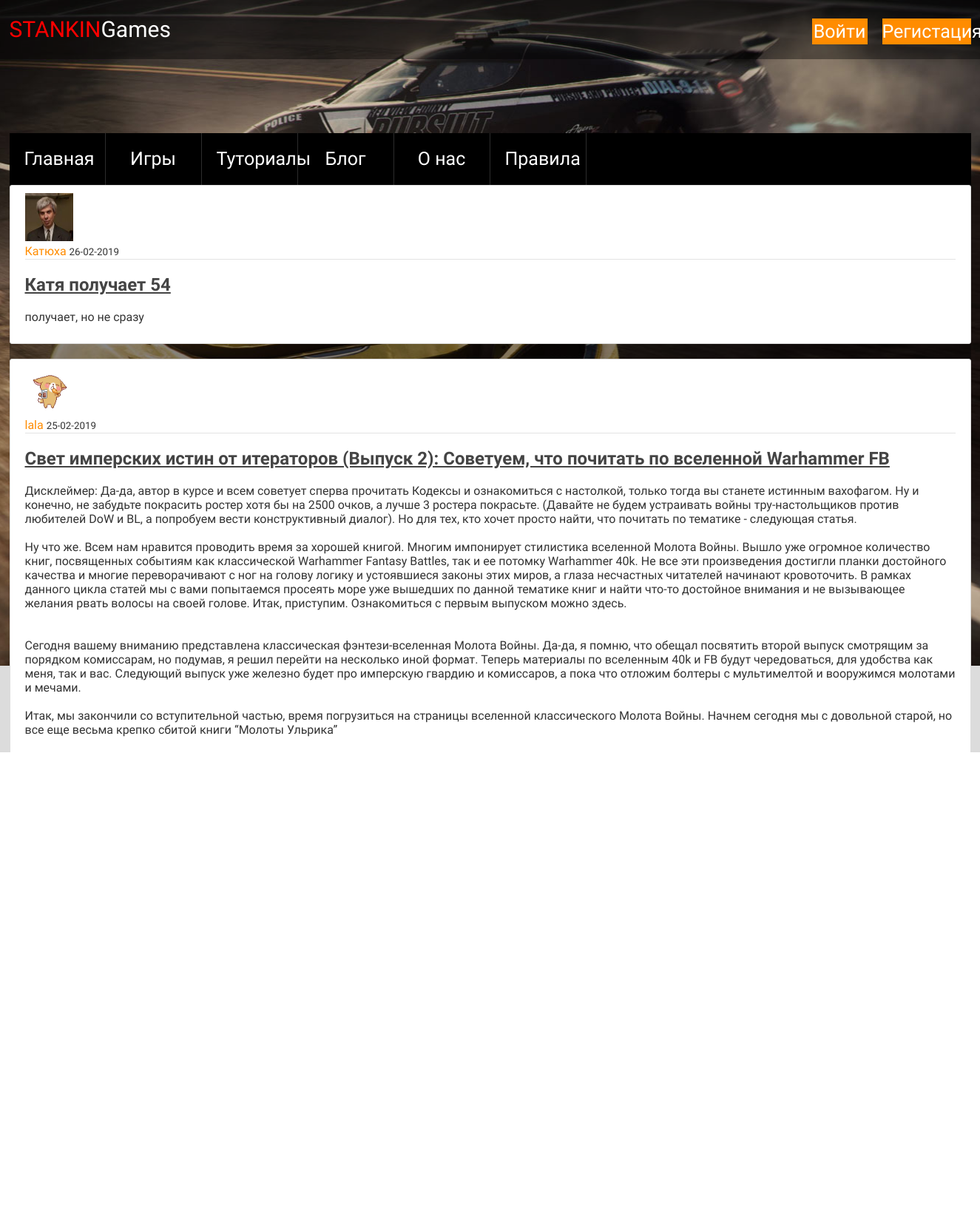
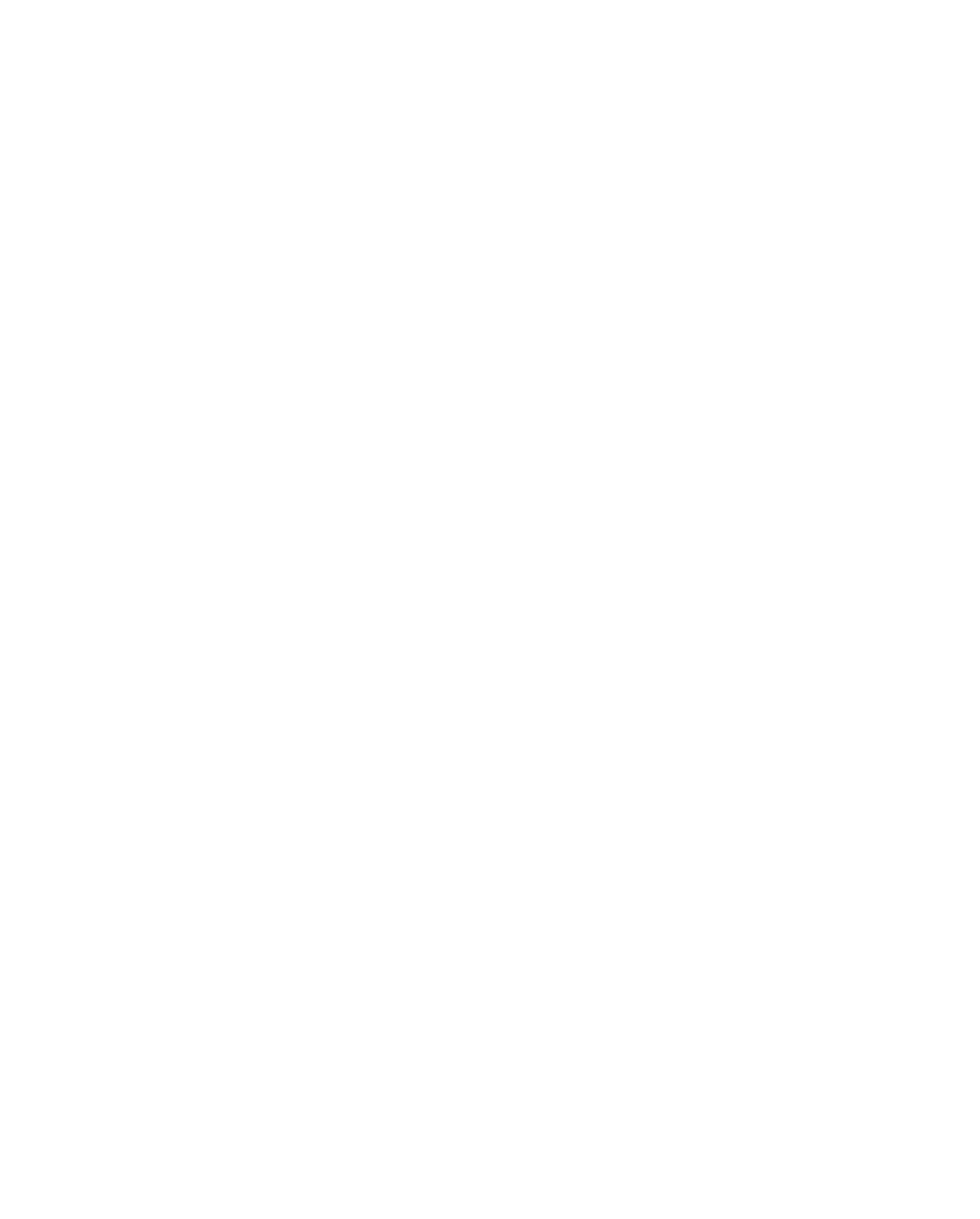
The page /home (upper part) on the database its author committed (2 pictures, top to bottom).
### flaskblog/models.py (models this page shows, shortened)
class Post(db.Model):
    id = db.Column(db.Integer, primary_key=True)
    title = db.Column(db.String(100), nullable=False)
    date_posted = db.Column(db.DateTime, nullable=False, default=datetime.utcnow)
    content = db.Column(db.Text, nullable=False)
    user_id = db.Column(db.Integer, db.ForeignKey('user.id'), nullable=False)

class User(db.Model, UserMixin):
    id = db.Column(db.Integer, primary_key=True)
    username = db.Column(db.String(20), unique=True, nullable=False)
    email = db.Column(db.String(120), unique=True, nullable=False)
    image_file = db.Column(db.String(20), nullable=False, default='default.jpg')
    password = db.Column(db.String(60), nullable=False)
    posts = db.relationship('Post', backref='author', lazy=True)

### flaskblog/routes.py (the view)
@app.route("/")
@app.route("/home")
def home():
    page = request.args.get('page', 1, type=int)
    posts = Post.query.order_by(Post.date_posted.desc()).paginate(page=page, per_page=5)
    return render_template('home.html', posts=posts)

### flaskblog/templates/home.html (shortened to what this page needs)
{% extends "layout.html" %}
{% block header%}
<header class="header-container-games">
    <div class="header-menu">
            <a class="logo" href="{{ url_for('super_home') }}"><span>STANKIN</span>Games</a>
            <ul class="user-list">
                {% if current_user.is_authenticated %}
               <li class="nav-item-user">
                 <a class="nav-item " href="{{ url_for('new_post') }}">Новый пост</a>
                </li>
                <li class="nav-item-user">
                    <a class="nav-item " href="{{ url_for('account') }}">Профиль</a>
                </li>
                <li class="nav-item-user">
                    <a class="nav-item " href="{{ url_for('logout') }}">Выйти</a>
                </li>
                {% else %}
                <li class="user-item">
                    <a href="{{ url_for('login') }}" class="login">Войти</a>
                </li>
                <li class="user-item">
                    <a href="{{ url_for('register') }}" class="reg">Регистация</a>
                </li>
                {% endif %}
            </ul>
        </div>
    </header>
{% endblock header %}
{% block content %}
<main class="main-container">
    <div class="main-wrapper">
    {% for post in posts.items %}
    <article class="media content-section">
        <img class="rounded-circle article-img" src="{{ url_for('static', filename='profile_pics/' + post.author.image_file) }}" alt="">
        <div class="media-body">
            <div class="article-metadata">
                    <a class="mr-2" href="{{ url_for('user_posts', username=post.author.username) }}">{{ post.author.username }}</a>
            <small class="text-muted">{{ post.date_posted.strftime('%d-%m-%Y') }}</small>
            </div>
            <h2><a class="article-title" href="{{ url_for('post', post_id=post.id) }}">{{ post.title }}</a></h2>
            <p class="article-content">{{ post.content }}</p>
        </div>
    </article>
    {% endfor %}
</div>
</main>
{% endblock content %}

### flaskblog/static/main.css (style rules this page uses)
body { background: #fafafa; color: #333333; margin-top: 5rem; }
h1, h2, h3, h4, h5, h6 { color: #444444; }
.content-section { background: #ffffff; padding: 10px 20px; border: 1px solid #dddddd; border-radius: 3px; margin-bottom: 20px; }
.article-title { color: #444444; }
.article-content { white-space: pre-line; }
.article-img { height: 65px; width: 65px; margin-right: 16px; }
.article-metadata { padding-bottom: 1px; margin-bottom: 4px; border-bottom: 1px solid #e3e3e3 }

### flaskblog/static/style.css (style rules this page uses)
html { -webkit-box-sizing: border-box; box-sizing: border-box; }
* { -webkit-box-sizing: inherit; box-sizing: inherit; font-family: 'PT Sans Narrow',Arial sans-serif; }
body { margin: 0; padding: 0; font-family: "Cuprum","Arial",sans-serif; background: #DCDCDC; box-sizing: border-box; }
ul { list-style: none; margin: 0; padding:0; }
.header-menu { display: flex; justify-content: space-between; width: 1300px; margin: 0 auto; }
.logo { font-size:30px; text-decoration: none; color:#ffffff; }
.logo span { color:red; }
.user-list { display: flex; }
.user-item { margin-top: 25px; margin-left:20px; }
.user-item .login { display: block; color:#ffffff; text-decoration: none; font-size:25px; width:75px; line-height: 35px; background-color: #ff8c00; text-align: center; vertical-align: center; }
.user-item .reg { display: block; color:#ffffff; text-decoration: none; font-size:25px; width:120px; line-height: 35px; background-color: #ff8c00; text-align: center; vertical-align: center; }
.main-wrapper { background-color: rgba(0,0,0,0.4); width: 1300px; margin: 0 auto; z-index: 2; }
.header-container-games { width:100%; background-color: rgba(0,0,0,0.4); line-height: 80px; margin-bottom: 100px; }
.mr-2,.ml-2 { color:#ff8c00; text-decoration: none; }

### rows shown on the page
Post: image_file (picture), author.username "Катюха", date_posted "26-02-2019", title "Катя получает 54", content "получает, но не сразу"
Post: image_file (placeholder picture), author.username "lala", date_posted "25-02-2019", title "Свет имперских истин от итераторов (Выпуск 2): Советуем, что почитать по вселенной Warhammer FB", content "Дисклеймер: Да-да, автор в курсе и всем советует сперва прочитать Кодексы и ознакомиться с настолкой, только тогда вы станете истинным вахофагом. Ну и конечно, не забудьте покрасить ростер хотя бы на 2500 очков, а лучше 3 ростера покрасьте. (Давайте не будем устраивать войны тру-настольщиков против любителей DoW и BL, а попробуем вести конструктивный диалог). Но для тех, кто хочет просто найти, что почитать по тематике - следующая статья. Ну что же. Всем нам нравится проводить время за хорошей книгой. Многим импонирует стилистика вселенной Молота Войны. Вышло уже огромное количество книг, посвященных событиям как классической Warhammer Fantasy Battles, так и ее потомку Warhammer 40k. Не все…"
Post: image_file (placeholder picture)
Post: image_file (picture)
